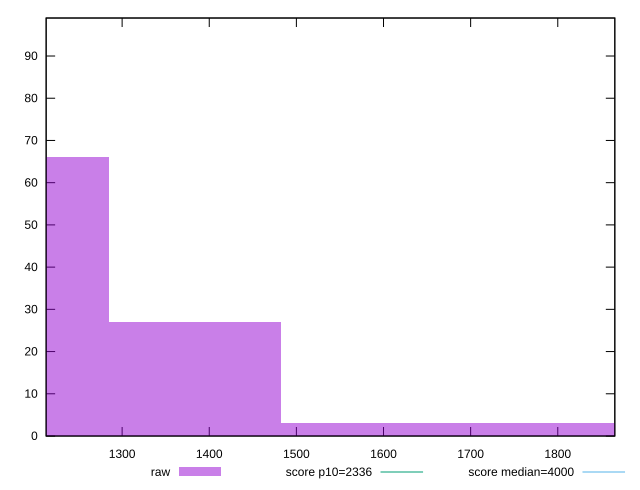

The gnuplot source for this figure:
reset

$raw <<EOF
1779.2910899816022 3
1186.1940599877348 66
1383.8930699856908 27
1581.5920799836465 3
EOF

set key outside below
set boxwidth 197.6990099979558
set xrange [1212.792:1865.4750000000001]
set yrange [0:99]
set trange [0:99]
set style fill transparent solid 0.5 noborder

set parametric
set terminal svg size 640, 490 enhanced background rgb 'white'
set output "report/report_00029_2021-02-24T13-36-40.390Z/first-contentful-paint/samples/card/raw/histogram.svg"

plot $raw title "raw" with boxes, \
     2336,t title "score p10=2336", \
     4000,t title "score median=4000"

reset
